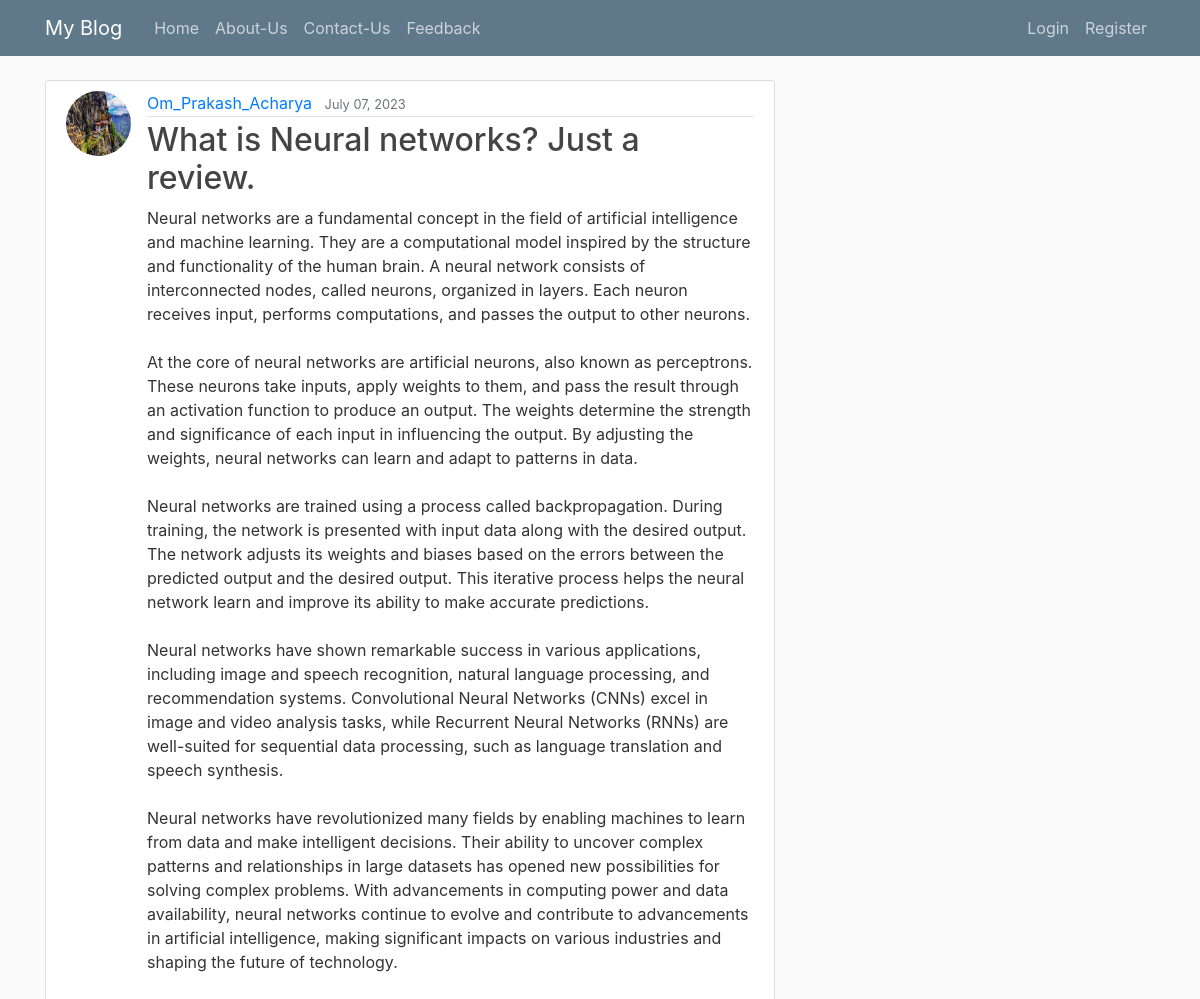
The page /post/19/ on the database its author committed.
### blog/models.py (models this page shows, shortened)
class Post(models.Model): # database will now have the table called the post and inside the post, one of the fieds that table will have will be the title.
    title=models.CharField(max_length=100)
    content=models.TextField()
    date_posted=models.DateTimeField(default=timezone.now)
    author=models.ForeignKey(User,on_delete=models.CASCADE)#it means if the usr is deleted, it delets post too.

### users/models.py (models this page shows, shortened)
class Profile(models.Model):
    user = models.OneToOneField(User, on_delete=models.CASCADE)
    image = models.ImageField(default=None, upload_to='profile_pics', blank=True, null=True)

### blog/views.py (the view)
# urls.py: path('post/<int:pk>/',PostDetailView.as_view(),name='post-detail'),
class PostDetailView(DetailView):
     model=Post

### blog/templates/blog/post_detail.html (shortened to what this page needs)
{% extends "blog/base.html" %}
{% block content %}
    <article class="media content-section">
        <img class="rounded-circle article-img" src="{{ object.author.profile.image.url }}">
        <div class="media-body">
            <div class="article-metadata">
                <a class="mr-2" href="{% url 'user-posts' object.author.username %}">{{ object.author }}</a>
                <small class="text-muted">{{ object.date_posted|date:"F d, Y" }}</small>
            </div>
            <h2 class="article-title">{{ object.title }}</h2>
            <p class="article-content">{{ object.content }}</p>
        </div>
    </article>
{% endblock content %}

### blog/static/blog/main.css (style rules this page uses)
body { background: #fafafa; color: #333333; margin-top: 5rem; }
h1, h2, h3, h4, h5, h6 { color: #444444; }
.content-section { background: #ffffff; padding: 10px 20px; border: 1px solid #dddddd; border-radius: 3px; margin-bottom: 20px; }
.article-title { color: #444444; }
.article-content { white-space: pre-line; }
.article-img { height: 65px; width: 65px; margin-right: 16px; }
.article-metadata { padding-bottom: 1px; margin-bottom: 4px; border-bottom: 1px solid #e3e3e3 }

### rows shown on the page
Post: author.profile.image (picture), author "Om_Prakash_Acharya", date_posted "July 07, 2023", title "What is Neural networks? Just a review.", content "Neural networks are a fundamental concept in the field of artificial intelligence and machine learning. They are a computational model inspired by the structure and functionality of the human brain. A neural network consists of interconnected nodes, called neurons, organized in layers. Each neuron receives input, performs computations, and passes the output to other neurons. At the core of neural networks are artificial neurons, also known as perceptrons. These neurons take inputs, apply weights to them, and pass the result through an activation function to produce an output. The weights determine the strength and significance of each input in influencing the output. By adjusting the…"
